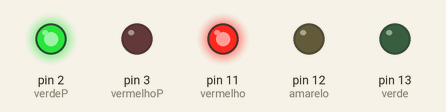
Simulated run of this sketch. Board: Arduino Uno, built with avr-gcc and run on an emulated ATmega328P. On the bench: output pins drawn as LEDs (lit = HIGH).

Above: at 1.5 s.
At 4.5 s:
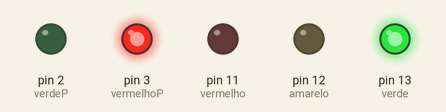
At 6.5 s:
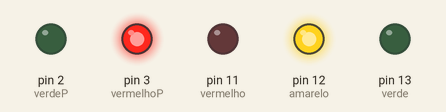
Timing chart, 0 to 9.1 s (numbered marks = the images above):
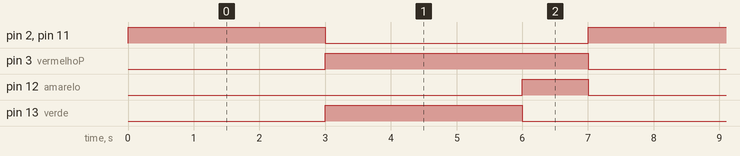

Measured:
- by itself, pin 2 (verdeP), pin 11 (vermelho), pin 13 (verde): alternates HIGH for 3.0 s and LOW for 4.0 s
- by itself, pin 3 (vermelhoP): alternates HIGH for 4.0 s and LOW for 3.0 s
- by itself, pin 12 (amarelo): alternates HIGH for 1.0 s and LOW for 6.0 s

The sketch:

secao-2.5.ino
```cpp
int vermelho = 11;
int amarelo = 12;
int verde = 13;
int verdeP = 2;
int vermelhoP = 3;

void setup() {
  pinMode(vermelho, OUTPUT);
  pinMode(amarelo, OUTPUT);
  pinMode(verde, OUTPUT);
  pinMode(verdeP, OUTPUT);
  pinMode(vermelhoP, OUTPUT);
}

void loop() {
  controlaVermelho();
  controlaVerde();
  controlaAmarelo();
}

void controlaVermelho(){
  digitalWrite(vermelho, HIGH);
  digitalWrite(verdeP, HIGH);
  digitalWrite(vermelhoP, LOW);
  delay(3000);
  digitalWrite(vermelho, LOW);
}

void controlaAmarelo(){
  digitalWrite(amarelo, HIGH);
  delay(1000);
  digitalWrite(amarelo, LOW);
}

void controlaVerde(){
  digitalWrite(verde, HIGH);
  digitalWrite(verdeP, LOW);
  digitalWrite(vermelhoP, HIGH);
  delay(3000);
  digitalWrite(verde, LOW);
}
```
